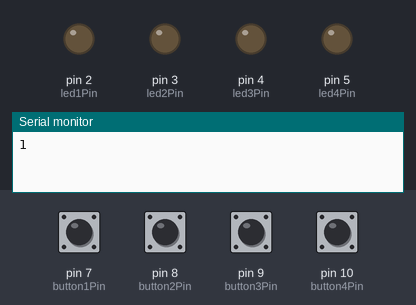
The sketch below on a simulated Arduino Uno, built with avr-gcc and run on an emulated ATmega328P. On the bench: output pins drawn as LEDs (lit = HIGH), the last lines printed to the serial monitor. Dashed ring = blinking. The inputs (shaded band) are chosen by the test bench; at power-on: pin 7 (button1Pin), pin 8 (button2Pin), pin 9 (button3Pin), pin 10 (button4Pin) HIGH. Random numbers use the default seed unless the sketch sets one.

Above: at 2.5 s.
2.6 s: pin 7 (button1Pin) pulled LOW for 0.15 s
At 5.4 s:
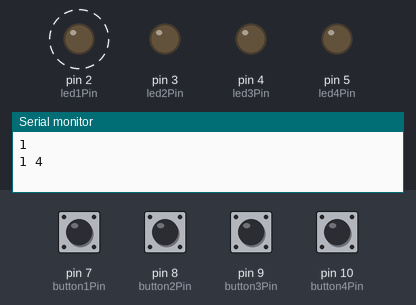
5.7 s: pin 8 (button2Pin) pulled LOW for 1 s
At 6.25 s:
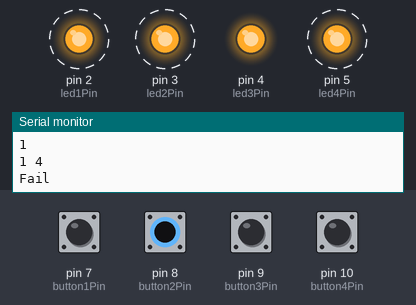
10.3 s: pin 7 (button1Pin) pulled LOW for 1 s
At 12.95 s:
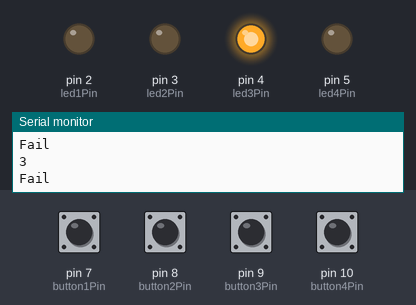
Timing chart, 0 to 14.5 s (numbered marks = the images above; inputs shaded):
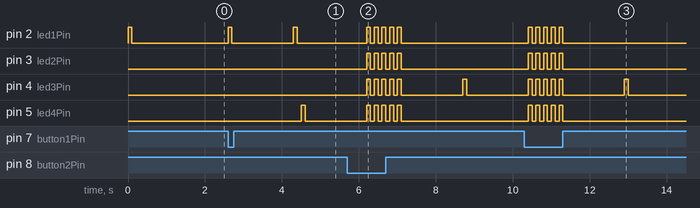

Measured:
- after the input at 2.6 s, pin 2 (led1Pin): alternates HIGH for 0.10 s and LOW for 1.6 s, starting at once; pin 5 (led4Pin): LOW → HIGH after 1.9 s, → LOW 0.10 s later
- after the input at 5.7 s, pin 2 (led1Pin), pin 3 (led2Pin), pin 5 (led4Pin): alternates HIGH for 0.10 s and LOW for 0.10 s, 10 changes in all, then stays LOW, starting after 0.50 s; pin 4 (led3Pin): goes 4 × (HIGH 0.10 s, LOW 0.10 s), HIGH 0.10 s, LOW 1.6 s, HIGH 0.10 s, then LOW, starting after 0.50 s
- after the input at 10.3 s, pin 2 (led1Pin), pin 3 (led2Pin), pin 5 (led4Pin): alternates HIGH for 0.10 s and LOW for 0.10 s, 10 changes in all, then stays LOW, starting after 0.10 s; pin 4 (led3Pin): goes 4 × (HIGH 0.10 s, LOW 0.10 s), HIGH 0.10 s, LOW 1.6 s, HIGH 0.10 s, then LOW, starting after 0.10 s

The sketch:

simon_says.ino
```cpp
const int led1Pin = 2;
const int led2Pin = 3;
const int led3Pin = 4;
const int led4Pin = 5;
const int button1Pin = 7;
const int button2Pin = 8;
const int button3Pin = 9;
const int button4Pin = 10;

void setup(){
  Serial.begin(11200);
  randomSeed(analogRead(A0));
  pinMode(led1Pin, OUTPUT);
  pinMode(led2Pin, OUTPUT);
  pinMode(led3Pin, OUTPUT);
  pinMode(led4Pin, OUTPUT);

  pinMode(button1Pin,INPUT_PULLUP);
  pinMode(button2Pin,INPUT_PULLUP);
  pinMode(button3Pin,INPUT_PULLUP);
  pinMode(button4Pin,INPUT_PULLUP);


}

int sequence[32];
int counter = 0;
bool computerTurn = true;
const int ledPin[] = {2, 3, 4, 5};

void blink(int number){
 digitalWrite(ledPin[number], HIGH);
 delay(100);
 digitalWrite(ledPin[number], LOW);
 delay(100);
}

void upVolt(){
 digitalWrite(led1Pin, HIGH);
 digitalWrite(led2Pin, HIGH);
 digitalWrite(led3Pin, HIGH);
 digitalWrite(led4Pin, HIGH);
 delay(100);
}

void downVolt(){
 digitalWrite(led1Pin, LOW);
 digitalWrite(led2Pin, LOW);
 digitalWrite(led3Pin, LOW);
 digitalWrite(led4Pin, LOW);
 delay(100);
}

void blinkAllFour(){
  for(int i = 0 ; i < 5 ; i++){
   upVolt();
   downVolt();
  }
}

bool press_btn(bool btnT, bool btnF1, bool btnF2, bool btnF3){
  if (btnT == false && btnF1 == true
      && btnF2 == true && btnF3 == true) return true;
  return false;
}

void loop(){

  if (computerTurn){
    for (int i = 0 ; i < counter ; i++){
     	blink(sequence[i]);
    }

    int number = random(0,4);
    sequence[counter] = number;
    counter++;
    blink(number);

    for (int i = 0 ; i < counter ; i++){
    	Serial.print(sequence[i] + 1);
    	Serial.print(" ");
    }
    Serial.println();
    computerTurn = false;
    delay(1500);


  }else{
  	int playerCounter = 0;
    int lastState = -1;
    while (playerCounter < counter){
      int state;
      bool btn1 = digitalRead(button1Pin);
      bool btn2 = digitalRead(button2Pin);
      bool btn3 = digitalRead(button3Pin);
      bool btn4 = digitalRead(button4Pin);
      if (press_btn(btn1, btn2, btn3, btn4)) state = 0;
      else if (press_btn(btn2, btn1, btn3, btn4)) state = 1;
      else if (press_btn(btn3, btn1, btn2, btn4)) state = 2;
      else if (press_btn(btn4, btn1, btn2, btn3)) state = 3;
      else state = -1;

      if (lastState != state){

        if (state != -1 && state != sequence[playerCounter]){
      		Serial.println("Fail");
          	blinkAllFour();
          	counter = 0;
          	break;
      }else if (state != -1 && state == sequence[playerCounter]){
        blink(state);
        playerCounter++;
      }

      lastState = state;
      }
    }

    delay(1500);
    computerTurn = true;

  }

}
```
